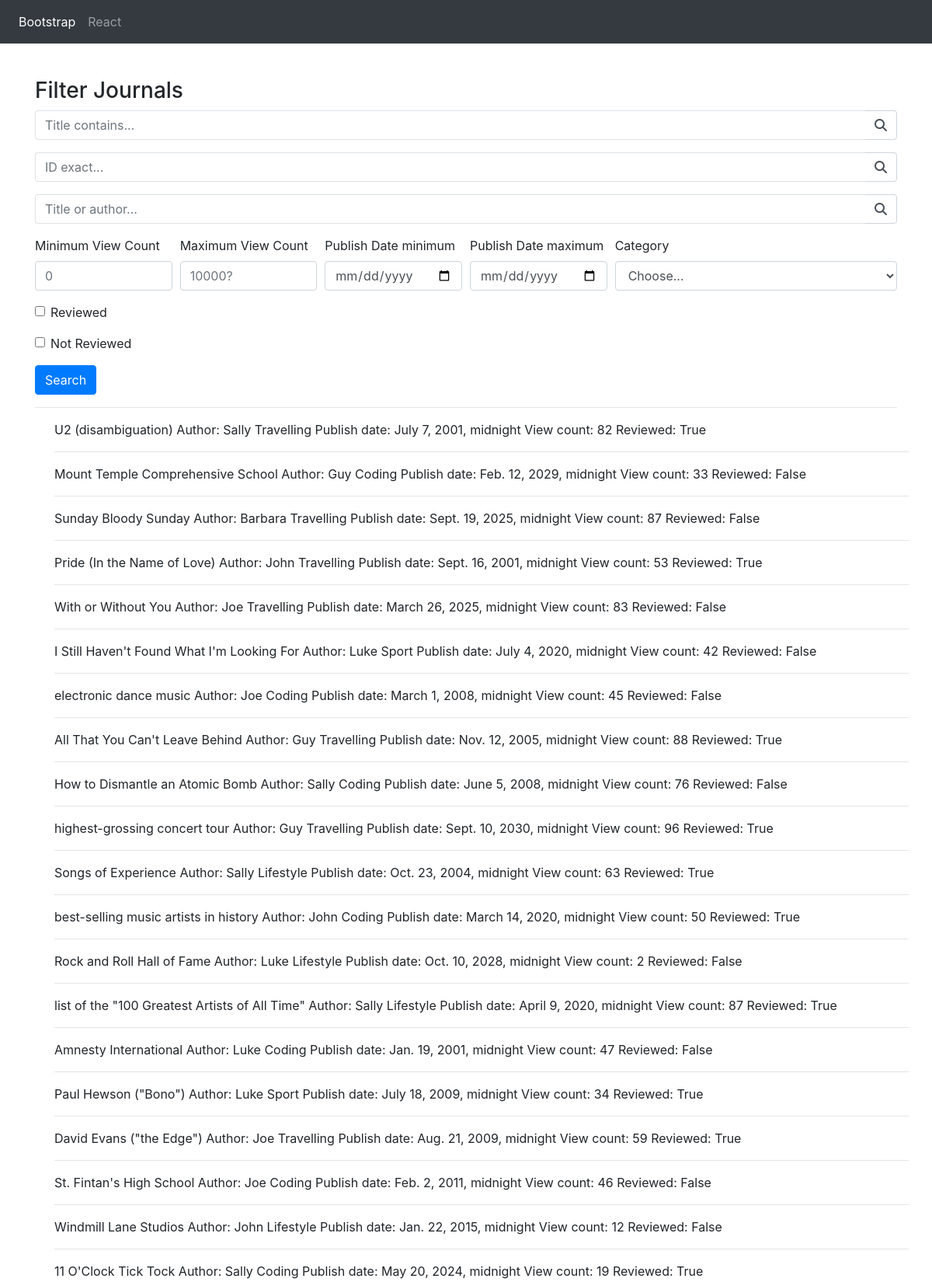
The page / (upper part) on the database its author committed.
### core/models.py (models this page shows, shortened)
class Journal(models.Model):
    title = models.CharField(max_length=255)
    author = models.ForeignKey(Author,on_delete=models.CASCADE)
    categories = models.ManyToManyField(Category)
    publish_date = models.DateTimeField()
    views = models.IntegerField(default=0)
    reviewed = models.BooleanField(default=False)

class Author(models.Model):
    name = models.CharField(max_length=255)
    def __str__(self):
        return self.name

class Category(models.Model):
    name = models.CharField(max_length=255)
    def __str__(self):
        return self.name

### core/views.py (the view)
# urls.py: path('',views.BootstrapFilterView,name='bootstrap')
def BootstrapFilterView(request):
    qs = Journal.objects.all()
    categories = Category.objects.all()
    title_contains_query = request.GET.get('title_contains')
    id_exact_query = request.GET.get('id_exact')
    title_or_author_query = request.GET.get('title_or_author')
    view_count_min = request.GET.get('view_count_min')
    view_count_max = request.GET.get('view_count_max')
    date_min = request.GET.get('date_min')
    date_max = request.GET.get('date_max')
    category = request.GET.get('category')
    reviewed = request.GET.get('reviewed')
    not_reviewed = request.GET.get('notReviewed')
    if is_valid_queryparam(title_contains_query):
        qs = qs.filter(title__icontains=title_contains_query)
    elif is_valid_queryparam(id_exact_query):
        qs = qs.filter(id=id_exact_query)
    elif is_valid_queryparam(title_or_author_query):
        qs = qs.filter(Q(title__icontains=title_or_author_query) | Q(author__name__icontains=title_or_author_query)).distinct()
    if is_valid_queryparam(view_count_min):
        qs = qs.filter(views__gte=view_count_min)
    if is_valid_queryparam(view_count_max):
        qs = qs.filter(views__lt=view_count_max)
    if is_valid_queryparam(date_min):
        qs = qs.filter(publish_date__gte=date_min)
    if is_valid_queryparam(date_max):
        qs = qs.filter(publish_date__lt=date_max)
    if is_valid_queryparam(category) and category != 'Choose...':
        qs = qs.filter(categories__name=category)
    if reviewed == 'on':
        qs = qs.filter(reviewed=True)
    elif not_reviewed == 'on':
        qs = qs.filter(reviewed=False)
    context = {
        'queryset' : qs,
        'categories' : categories,
    }
    return render(request,'bootstrap_form.html',context)

### core/views.py (called while the page is built)
def is_valid_queryparam(param):
    return param != '' and param is not None

### templates/bootstrap_form.html (shortened to what this page needs)
{% load static %}
<!doctype html>
<html lang="en">
  <head>
    <link rel="stylesheet" href="https://stackpath.bootstrapcdn.com/bootstrap/4.4.1/css/bootstrap.min.css">
    <link rel="stylesheet" href="{% static "core/css/template.css" %}">
  </head>
  <body>
    <nav class="navbar navbar-expand-md navbar-dark bg-dark fixed-top">
      <div class="collapse navbar-collapse" id="navbarsExampleDefault">
          <ul class="navbar-nav mr-auto">
            <li class="nav-item active">
                <a class="nav-link" href="#">Bootstrap</a>
            </li>
            <li class="nav-item">
                <a class="nav-link" href="#">React</a>
            </li>
          </ul>
      </div>
  </nav>
  <main role="main" class="container">
    <h3>Filter Journals</h3>
    <form action="." method="GET">
        <div class="form-row">
          <div class="form-group col-12">
            <div class="input-group">
              <input type="search" class="form-control py-2 border-right-0 border" name="title_contains" placeholder="Title contains...">
              <span class="input-group-append">
                <div class="input-group-text bg-transparent">
                  <i class="fa fa-search"></i>
                </div>
              </span>
            </div>
          </div>
        </div>
        <div class="form-row">
          <div class="form-group col-12">
            <div class="input-group">
              <input type="search" class="form-control py-2 border-right-0 border" name="id_exact" placeholder="ID exact...">
              <span class="input-group-append">
                <div class="input-group-text bg-transparent">
                  <i class="fa fa-search"></i>
                </div>
              </span>
            </div>
          </div>
        </div>
        <div class="form-row">
          <div class="form-group col-12">
            <div class="input-group">
              <input type="search" class="form-control py-2 border-right-0 border" name="title_or_author" placeholder="Title or author...">
              <span class="input-group-append">
                <div class="input-group-text bg-transparent">
                  <i class="fa fa-search"></i>
                </div>
              </span>
            </div>
          </div>
        </div>
          <div class="form-row">
            <div class="form-group col-md-2 col-lg-2">
              <label for="inputEmail4">Minimum View Count</label>
              <input type="number" min=0 class="form-control" id="inputEmail4" name="view_count_min" placeholder="0">
            </div>
            <div class="form-group col-md-2 col-lg-2">
              <label for="inputPassword4">Maximum View Count</label>
              <input type="number" min=0 class="form-control" id="inputPassword4" name="view_count_max" placeholder="10000?">
            </div>
            <div class="form-group col-md-2 col-lg-2">
              <label for="inputEmail4">Publish Date minimum</label>
              <input type="date" class="form-control" id="inputEmail4" name="date_min">
            </div>
            <div class="form-group col-md-2 col-lg-2">
              <label for="inputPassword4">Publish Date maximum</label>
              <input type="date" class="form-control" id="inputPassword4" name="date_max">
            </div>
            <div class="form-group col-md-4">
              <label for="inputState">Category</label>
              <select id="inputState" class="form-control" name="category">
                <option selected>Choose...</option>
              </select>
            </div>
          </div>
          <div class="form-group">
            <div class="form-check">
              <input class="form-check-input" type="checkbox" id="reviewed" name="reviewed">
              <label class="form-check-label" for="reviewed">
                Reviewed
              </label>
            </div>
          </div>
          <div class="form-group">
            <div class="form-check">
              <input class="form-check-input" type="checkbox" id="notReviewed" name="notReviewed">
              <label class="form-check-label" for="notReviewed">
                Not Reviewed
              </label>
            </div>
          </div>
          <button type="submit" class="btn btn-primary">Search</button>
    </form>
    <hr/>
    <div class="row">
      <ul>
        {% for journal in queryset %}
          <li>
            {{ journal.title }}
            <span>Author: {{ journal.author }}</span>
            <span>
              {% for cat in journal.categories.all %}
                {{ cat }}
              {% endfor %}
            </span>
            <span>Publish date: {{ journal.publish_date }}</span>
            <span>View count: {{ journal.views }}</span>
            <span>Reviewed: {{ journal.reviewed }}</span>
          </li>
          <hr/>
        {% endfor %}
      </ul>
    </div>
  </main>
</body>
</html>

### core/static/core/css/template.css (style rules this page uses)
body { margin-top: 100px; }
ul { list-style-type: none; }

### rows shown on the page
Journal: title "U2 (disambiguation)", author "Sally", publish_date "July 7, 2001, midnight", views "82", reviewed "True"
Category: name "Travelling"
Journal: title "Mount Temple Comprehensive School", author "Guy", publish_date "Feb. 12, 2029, midnight", views "33", reviewed "False"
Category: name "Coding"
Journal: title "Sunday Bloody Sunday", author "Barbara", publish_date "Sept. 19, 2025, midnight", views "87", reviewed "False"
Journal: title "Pride (In the Name of Love)", author "John", publish_date "Sept. 16, 2001, midnight", views "53", reviewed "True"
Journal: title "With or Without You", author "Joe", publish_date "March 26, 2025, midnight", views "83", reviewed "False"
Journal: title "I Still Haven't Found What I'm Looking For", author "Luke", publish_date "July 4, 2020, midnight", views "42", reviewed "False"
Category: name "Sport"
Journal: title "electronic dance music", author "Joe", publish_date "March 1, 2008, midnight", views "45", reviewed "False"
Journal: title "All That You Can't Leave Behind", author "Guy", publish_date "Nov. 12, 2005, midnight", views "88", reviewed "True"
Journal: title "How to Dismantle an Atomic Bomb", author "Sally", publish_date "June 5, 2008, midnight", views "76", reviewed "False"
Journal: title "highest-grossing concert tour", author "Guy", publish_date "Sept. 10, 2030, midnight", views "96", reviewed "True"
Journal: title "Songs of Experience", author "Sally", publish_date "Oct. 23, 2004, midnight", views "63", reviewed "True"
Category: name "Lifestyle"
Journal: title "best-selling music artists in history", author "John", publish_date "March 14, 2020, midnight", views "50", reviewed "True"
Journal: title "Rock and Roll Hall of Fame", author "Luke", publish_date "Oct. 10, 2028, midnight", views "2", reviewed "False"
Journal: title "list of the \"100 Greatest Artists of All Time\"", author "Sally", publish_date "April 9, 2020, midnight", views "87", reviewed "True"
Journal: title "Amnesty International", author "Luke", publish_date "Jan. 19, 2001, midnight", views "47", reviewed "False"
Journal: title "Paul Hewson (\"Bono\")", author "Luke", publish_date "July 18, 2009, midnight", views "34", reviewed "True"
Journal: title "David Evans (\"the Edge\")", author "Joe", publish_date "Aug. 21, 2009, midnight", views "59", reviewed "True"
Journal: title "St. Fintan's High School", author "Joe", publish_date "Feb. 2, 2011, midnight", views "46", reviewed "False"
Journal: title "Windmill Lane Studios", author "John", publish_date "Jan. 22, 2015, midnight", views "12", reviewed "False"
Journal: title "11 O'Clock Tick Tock", author "Sally", publish_date "May 20, 2024, midnight", views "19", reviewed "True"
